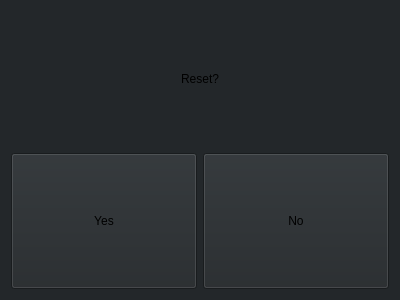
<?xml version="1.0" encoding="UTF-8"?>
<ui version="4.0">
 <class>ResetDialog</class>
 <widget class="QWidget" name="ResetDialog">
  <property name="geometry">
   <rect>
    <x>0</x>
    <y>0</y>
    <width>400</width>
    <height>300</height>
   </rect>
  </property>
  <property name="windowTitle">
   <string>Reset</string>
  </property>
  <property name="styleSheet">
   <string notr="true">background-color: rgb(35,39,42);</string>
  </property>
  <layout class="QVBoxLayout" name="verticalLayout">
   <item>
    <widget class="QLabel" name="label">
     <property name="text">
      <string>Reset?</string>
     </property>
     <property name="alignment">
      <set>Qt::AlignCenter</set>
     </property>
    </widget>
   </item>
   <item>
    <layout class="QHBoxLayout" name="horizontalLayout">
     <item>
      <widget class="QPushButton" name="pushButtonYes">
       <property name="sizePolicy">
        <sizepolicy hsizetype="Preferred" vsizetype="Preferred">
         <horstretch>0</horstretch>
         <verstretch>0</verstretch>
        </sizepolicy>
       </property>
       <property name="text">
        <string>Yes</string>
       </property>
      </widget>
     </item>
     <item>
      <widget class="QPushButton" name="pushButtonNo">
       <property name="sizePolicy">
        <sizepolicy hsizetype="Preferred" vsizetype="Preferred">
         <horstretch>0</horstretch>
         <verstretch>0</verstretch>
        </sizepolicy>
       </property>
       <property name="text">
        <string>No</string>
       </property>
      </widget>
     </item>
    </layout>
   </item>
  </layout>
 </widget>
 <resources/>
 <connections/>
</ui>
